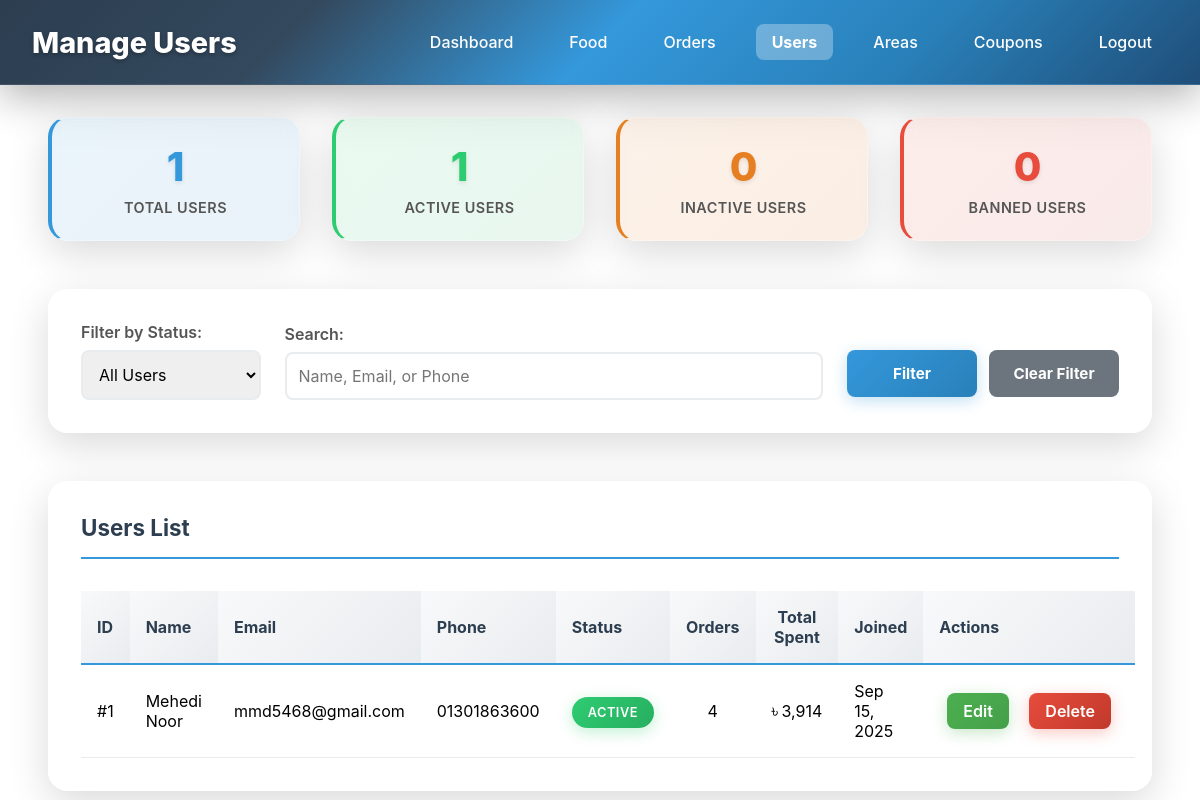
The page /admin/pageAdmin/manage-users.php (signed in) on the database its author committed.
### tables this page shows
CREATE TABLE `users` (
  `id` int(11) NOT NULL,
  `name` varchar(100) NOT NULL,
  `email` varchar(100) NOT NULL,
  `phone` varchar(20) DEFAULT NULL,
  `address` text DEFAULT NULL,
  `password` varchar(255) NOT NULL,
  `status` enum('active','inactive','banned') DEFAULT 'active',
  `orders` int(10) UNSIGNED NOT NULL DEFAULT 0,
  `total_spent` decimal(10,2) NOT NULL DEFAULT 0.00,
  `created_at` timestamp NOT NULL DEFAULT current_timestamp(),
  `updated_at` timestamp NOT NULL DEFAULT current_timestamp() ON UPDATE current_timestamp()
);

### admin/pageAdmin/manage-users.php (the view, shortened to what this page needs)
<?php
$host = 'localhost';
$dbname = 'hungry_hub';
$username = 'root';
$password = '';
try {
    $pdo = new PDO("mysql:host=$host;dbname=$dbname", $username, $password);
    $pdo->setAttribute(PDO::ATTR_ERRMODE, PDO::ERRMODE_EXCEPTION);
} catch (PDOException $e) {
    die("Connection failed: " . $e->getMessage());
}
$status_filter = $_GET['status'] ?? 'all';
$search = $_GET['search'] ?? '';
$where_conditions = [];
$params = [];
$where_clause = !empty($where_conditions) ? 'WHERE ' . implode(' AND ', $where_conditions) : '';
try {
    $query = "SELECT
                u.*,
                (
                  SELECT COUNT(*)
                  FROM orders o_all
                  WHERE o_all.user_id = u.id AND o_all.status = 'completed'
                ) AS orders,
                (
                  SELECT COALESCE(SUM(o_completed.total), 0)
                  FROM orders o_completed
                  WHERE o_completed.user_id = u.id AND o_completed.status = 'completed'
                ) AS total_spent
              FROM users u
              $where_clause
              ORDER BY u.created_at DESC";
    $stmt = $pdo->prepare($query);
    $stmt->execute($params);
    $users = $stmt->fetchAll(PDO::FETCH_ASSOC);
} catch (PDOException $e) {
    $users = [];
}
try {
    $stmt = $pdo->query("SELECT
        COUNT(*) as total_users,
        SUM(CASE WHEN status = 'active' THEN 1 ELSE 0 END) as active_users,
        SUM(CASE WHEN status = 'inactive' THEN 1 ELSE 0 END) as inactive_users,
        SUM(CASE WHEN status = 'banned' THEN 1 ELSE 0 END) as banned_users
        FROM users");
    $stats = $stmt->fetch(PDO::FETCH_ASSOC);
} catch (PDOException $e) {
    $stats = [
        'total_users' => 0,
        'active_users' => 0,
        'inactive_users' => 0,
        'banned_users' => 0
    ];
}
?>
<!DOCTYPE html>
<html lang="en">
<head>
    <link rel="stylesheet" href="../cssAdmin/manage-users.css?v=<?php echo time(); ?>">
</head>
<body>
    <div class="header">
        <h1>Manage Users</h1>
        <div class="nav-links">
            <a href="dashboard.php">Dashboard</a>
            <a href="manage-food.php">Food</a>
            <a href="manage-orders.php">Orders</a>
            <a href="manage-users.php" class="active">Users</a>
            <a href="manage-areas.php">Areas</a>
            <a href="manage-coupons.php">Coupons</a>
            <a href="logout.php">Logout</a>
        </div>
    </div>
    <div class="container">
        <div class="stats-grid">
            <div class="stat-card">
                <div class="stat-number"><?php echo number_format($stats['total_users']); ?></div>
                <div class="stat-label">Total Users</div>
            </div>
            <div class="stat-card">
                <div class="stat-number"><?php echo number_format($stats['active_users']); ?></div>
                <div class="stat-label">Active Users</div>
            </div>
            <div class="stat-card">
                <div class="stat-number"><?php echo number_format($stats['inactive_users']); ?></div>
                <div class="stat-label">Inactive Users</div>
            </div>
            <div class="stat-card">
                <div class="stat-number"><?php echo number_format($stats['banned_users']); ?></div>
                <div class="stat-label">Banned Users</div>
            </div>
        </div>
        <div class="filters">
            <form method="GET" action="">
                <div class="filter-row">
                    <div class="filter-group">
                        <label for="status">Filter by Status:</label>
                        <select name="status" id="status">
                            <option value="all" <?php echo $status_filter === 'all' ? 'selected' : ''; ?>>All Users</option>
                        </select>
                    </div>
                    <div class="filter-group">
                        <label for="search">Search:</label>
                        <input type="text" name="search" id="search" placeholder="Name, Email, or Phone" value="<?php echo htmlspecialchars($search); ?>">
                    </div>
                    <div class="filter-group filter-actions">
                        <label>&nbsp;</label>
                        <div class="actions-grid">
                            <button type="submit" class="filter-btn">Filter</button>
                            <a href="manage-users.php" class="filter-btn clear">Clear Filter</a>
                        </div>
                    </div>
                </div>
            </form>
        </div>
        <div class="users-table">
            <div class="table-header">
                <h3>Users List</h3>
            </div>
            <?php if (empty($users)): ?>
                <div class="no-users">
                    <p>No users found. Make sure your database tables are set up correctly.</p>
                </div>
            <?php else: ?>
                <table class="table">
                    <thead>
                        <tr>
                            <th>ID</th>
                            <th>Name</th>
                            <th>Email</th>
                            <th>Phone</th>
                            <th>Status</th>
                            <th>Orders</th>
                            <th>Total Spent</th>
                            <th>Joined</th>
                            <th>Actions</th>
                        </tr>
                    </thead>
                    <tbody>
                        <?php foreach ($users as $user): ?>
                            <tr>
                                <td>#<?php echo $user['id']; ?></td>
                                <td><?php echo htmlspecialchars($user['name']); ?></td>
                                <td><?php echo htmlspecialchars($user['email']); ?></td>
                                <td><?php echo htmlspecialchars($user['phone'] ?? 'N/A'); ?></td>
                                <td>
                                    <span class="status status-<?php echo $user['status']; ?>">
                                        <?php echo ucfirst($user['status']); ?>
                                    </span>
                                </td>
                                <td><?php echo number_format($user['orders'] ?? 0); ?></td>
                                <td><span class="currency-symbol">৳</span><?php echo number_format($user['total_spent'] ?? 0); ?></td>
                                <td><?php echo date('M j, Y', strtotime($user['created_at'])); ?></td>
                                <td>
                                    <a href="#" class="btn btn-edit" onclick="openEditModal(<?php echo htmlspecialchars(json_encode($user)); ?>)">Edit</a>
                                    <a href="#" class="btn btn-delete" onclick="openDeleteModal(<?php echo $user['id']; ?>, '<?php echo htmlspecialchars($user['name'], ENT_QUOTES); ?>')">Delete</a>
                                </td>
                            </tr>
                        <?php endforeach; ?>
                    </tbody>
                </table>
            <?php endif; ?>
        </div>
    </div>
</body>
</html>

### rows shown on the page
users: id "1", name "Mehedi Noor", email "mmd5468@gmail.com", phone "01301863600", status "ACTIVE", orders "4", total_spent "3,914", created_at "Sep 15, 2025"

### other values the page prints
$stats['total_users'] "1"
$stats['active_users'] "1"
$stats['inactive_users'] "0"
$stats['banned_users'] "0"
